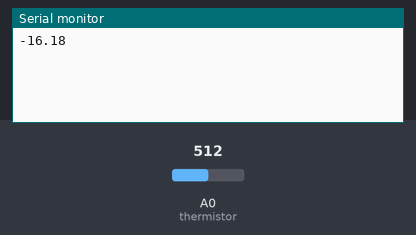
This sketch was run on a simulated Arduino Uno, built with avr-gcc and run on an emulated ATmega328P. Parts: the last lines printed to the serial monitor. The inputs (shaded band) are chosen by the test bench; at power-on: A0 (thermistor) = 512.

Above: at 1.2 s.
1.3 s: A0 (thermistor) set to 716
At 3.8 s:
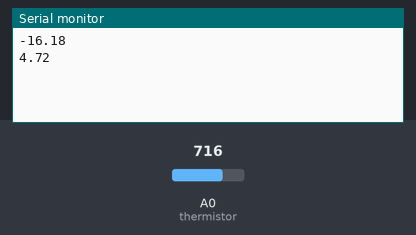
4.8 s: A0 (thermistor) set to 900
At 7.3 s:
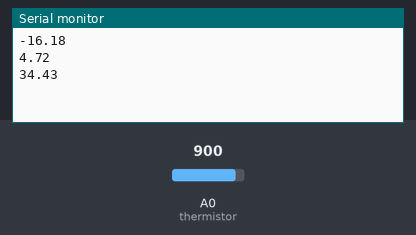
Timing chart, 0 to 8.8 s (numbered marks = the images above; inputs shaded):
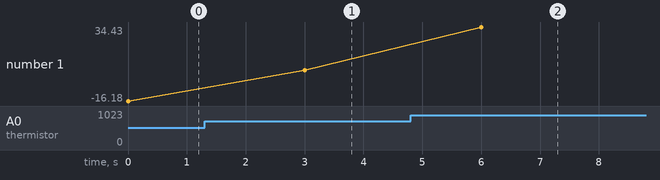

Measured:
- after the input at 1.3 s, the serial monitor: prints a new line after 1.7 s (image 1)
- after the input at 4.8 s, the serial monitor: prints a new line after 1.2 s (image 2)
- plotted number 1: -16.18 → 4.72 after the input at 1.3 s, 4.72 → 34.43 after the input at 4.8 s

The sketch:

tempsense.ino
```cpp
// Steinhart-Hart data:
//edited B
const double A1_const = 0.003354016;
const double B1_const = 0.0002460382;
const double C1_const = 0.000003405377;
const double D1_const = 0.0000103424;

// Thermistor's 25 degree resistance.
double Rt = 10020;

// Sense resistor resistance.
double resistance = 51167;

// Thermistor on pin A0.
int thermistor = A0;

double getCalculatedTemperature(int value)
{
  // Determine the voltages.
  double r_volts = 5.0 * value / 1024;
  double t_volts = 5.0 - r_volts;

  // Determine the resistance of the thermistor.
  double R = resistance * (t_volts / r_volts);
  double R2 = resistance * (5.0 / r_volts)-resistance;


  // Steinhart-Hart equation.
  double log_r = log(R / Rt);
  double b_val = B1_const*log_r;
  double c_val = C1_const*log_r*log_r;
  double d_val = D1_const*log_r*log_r*log_r;
  double K = 1 / (A1_const + b_val + c_val + d_val);
  //return K - 273.15;
  double  a=5.56169;
  double b=-6.55039e-04;
  double c=4.12224;
  double d=-4.85833e-02;
  double e=4.34730;
  double f=-4.01509e-01;
  R2 = R2/1000;
  double TEMP = exp(a+b*R2)+exp(c+d*R2)+exp(e+f*R2)-273;
  return TEMP;
}
double getCalculatedTemperature2(int value)
{
  // Determine the voltages.
  double r_volts = 5.0 * value / 1024;
  double t_volts = 5.0 - r_volts;

  // Determine the resistance of the thermistor.
  double R = resistance * (t_volts / r_volts);

  // Steinhart-Hart equation.
  double log_r = log(R / Rt);
  double b_val = B1_const*log_r;
  double c_val = C1_const*log_r*log_r;
  double d_val = D1_const*log_r*log_r*log_r;
  double K = 1 / (A1_const + b_val + c_val + d_val);
  return K - 273.15;
  double  a=5.56169;
  double b=-6.55039e-04;
  double c=4.12224;
  double d=-4.85833e-02;
  double e=4.34730;
  double f=-4.01509e-01;
  R = R/1000;
  double TEMP = exp(a+b*R)+exp(c+d*R)+exp(e+f*R)-273;
  //return TEMP;
}

void setup(){

  Serial.begin(9600);

  // Throw away one analog value. Things may have changed.
  analogRead(thermistor);
}

void loop() {

  // Read the real value and convert it to a temperature.
  int value = analogRead(thermistor);
  double temp = getCalculatedTemperature(value);
  double temp2 = getCalculatedTemperature2(value);
  Serial.println(temp);
  //Serial.println("The below is temp, above is temp2");
  //Serial.println();
  //Serial.println(temp2);
  //temp = (temp * 1.8)+32;
 // Serial.println(" C	");
 // Serial.println(value);
  //Serial.print(temp);


 // Serial.println(day());
   //Serial.println(hour());
    //Serial.println(minute());
     //Serial.println(second());

  delay(3000);
}
```
